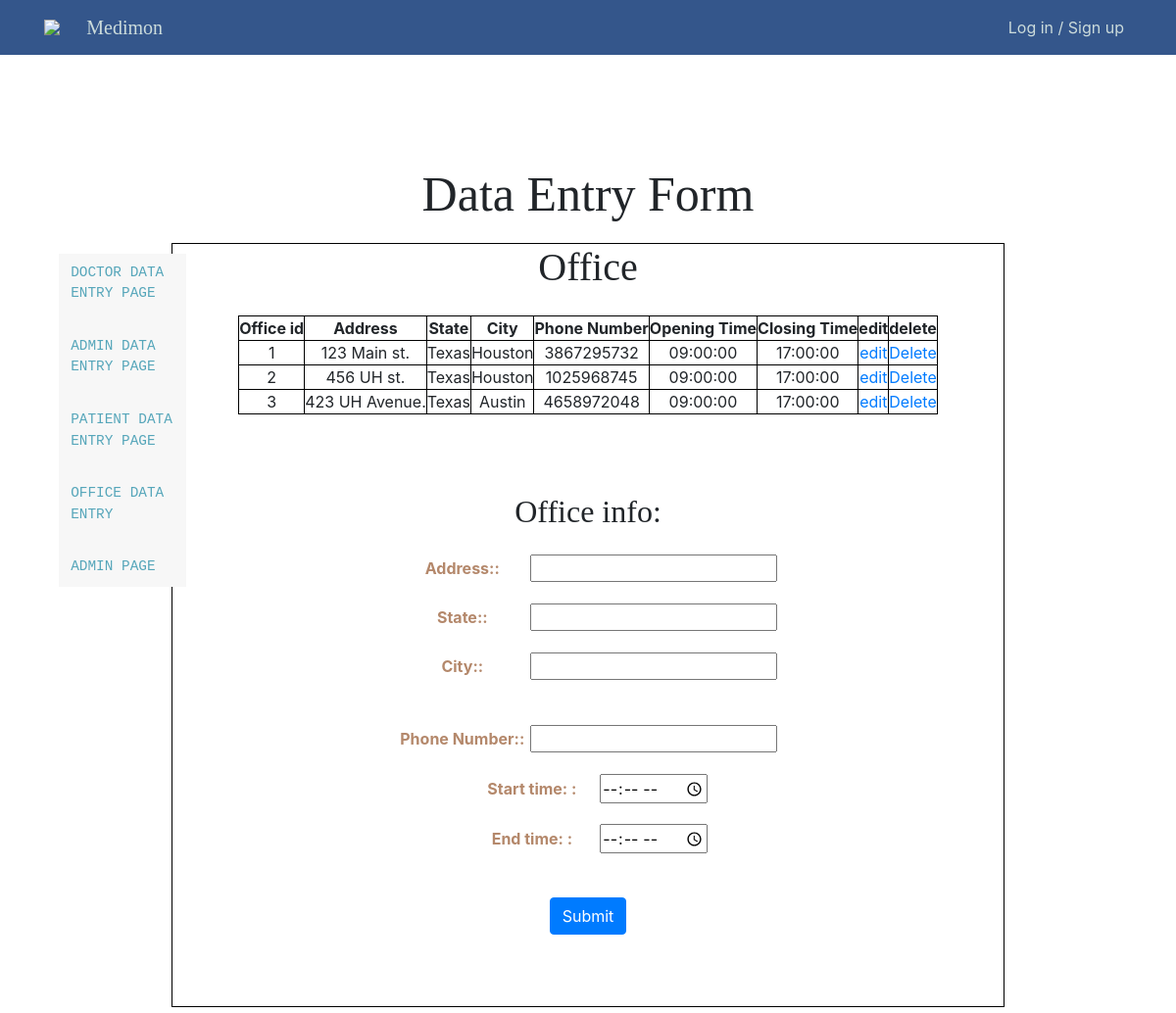
Page /adminPages/officeDataEntry.php on the committed database.
### tables this page shows
CREATE TABLE OFFICE (
    Office_id    INT AUTO_INCREMENT,
    Address      VARCHAR(30),
    City         VARCHAR(15),
    State        VARCHAR(15),
    Phone_number CHAR(10) UNIQUE,
    Open_time    TIME NOT NULL,
    Close_time   TIME NOT NULL,
    PRIMARY KEY  (Office_id)
);

### adminPages/officeDataEntry.php (the view, shortened to what this page needs)
<?php
require_once "../php/config.php";
$sql = "SELECT * FROM OFFICE";
$result = mysqli_query($db, $sql);
$OtableResult = "";
if ($result->num_rows > 0) {
  while($row = $result-> fetch_assoc()) {
    $OtableResult .= "<tr>" . "<td>" . $row["Office_id"] . "</td><td>" .  $row["Address"]. "</td><td>" . $row["State"] . "</td><td>"
                    . $row["City"] . "</td><td>" . $row["Phone_number"] . "</td>" . "</td><td>" . $row["Open_time"] . "</td>"
                    . "</td><td>" . $row["Close_time"] . "</td>" .
                     "</td><td> <a href='../adminPages/editOffice.php?update_Oid=" . $row["Office_id"]  . "'>edit</a> </td>"
                     . "</td><td> <a href='../adminPages/officeDataEntry.php?delete_Oid=" .
                     $row["Office_id"] . "'>Delete</a> </td>"  . "<tr>";
  }
}
?>
<!doctype html>
<html lang="en">
<head>
  <link rel="stylesheet" href="../css/style.css">
  <link rel="stylesheet" href="https://stackpath.bootstrapcdn.com/bootstrap/4.3.1/css/bootstrap.min.css"
>
</head>
<body>
<nav class="floating-menu">
    <a href="doctorDataEntry.php">
        <div>
            Doctor Data Entry Page
        </div>
    </a>
    <br>
    <a href="adminDataEntry.php">
        <div>
            Admin Data Entry Page
        </div>
    </a>
    <br>
    <a href="patientDataEntry.php">
        <div>
            Patient Data Entry Page
        </div>
    </a>
    <br>
        <a href="officeDataEntry.php">
            <div>
                Office Data Entry
            </div>
        </a>
        <br>
        <a href="adminPage.php">
            <div>
                Admin Page
            </div>
        </a>
</nav>
<?php include_once("../php/header.php"); ?>
  <section>
    <br><br>
    <h1 class="text-center" id="data-entry-header">Data Entry Form</h1>
  </section>
<section id="dataEntry">
<form action="" method="POST">
              <h1>Office</h1>
              <table  class = "center">
              <thead class="thead">
                <tr>
                  <th>Office id</th>
                  <th>Address</th>
                  <th>State</th>
                  <th>City</th>
                  <th>Phone Number</th>
                   <th>Opening Time</th>
                    <th>Closing Time</th>
                  <th>edit</th>
                  <th>delete</th>
                </tr>
                <?php echo $OtableResult;?>
              </thead>
            </table>
              <fieldset id="ct1">
              <h2> Office info:  </h2>
              <p>
              <label for="OAddress">Address:</label>
              <input type="text" id="OAddress" name="OAddress" maxlength="20" required>
</p>
<p>
              <label for="OState">State:</label>
              <input type="text" id="OState" name="OState" maxlength="15" required>
</p>
<p>
              <label for="OCity">City:</label>
              <input type="text" id="OCity" name="OCity" maxlength="15" required>
</p>
              <br>
              <p>
              <label for="OPhone_num">Phone Number:</label>
              <input type="text" id="OPhone_num" name="OPhone_num" maxlength="10" required>
</p>
<p>
              <label for="startTime">Start time: </label>
              <input type="time" id="startTime" name= "startTime" required>
</p>
<p>
              <label for="endTime">End time: </label>
              <input type="time" id="endTime" name= "endTime" required>
</p>
              <br>
              <button type="submit" class="btn btn-primary" name="SubmitO" id="SubmitO">Submit</button>
              </form>
</section>
</body>
</html>

### css/style.css (style rules this page uses)
html { height: 100%; }
body { margin: 0; height: 100%; background: #abadaf; font-family: Dotum,'돋움',Helvetica,sans-serif; }
input { font-family: Dotum,'돋움',Helvetica,sans-serif; }
* { padding: 0px; margin: 0px; box-sizing: border-box; }
table { width: 600px; }
#dataEntry { width: 850px; background-size: cover; position: relative; margin-top: 100px; height: 780px; text-align: center; margin: 0 auto; margin-bottom: 400px; }
#data-entry-header { margin-top: 10%; margin-bottom: 20px; font-family:Cambria, Cochin, Georgia, Times, 'Times New Roman', serif; font: bold; font-size: 50px; }
.floating-menu { top:25%; left:5%; font-family: sans-serif; background: rgb(247, 247, 247); padding: 5px;; width: 130px; z-index: 100; position: fixed; font-family: "Lucida Console", "Courier New", monospace; }
.floating-menu a, .floating-menu h3 { font-size: 0.9em; display: block; margin: 0 0.5em; color: white; font-family: "Lucida Console", "Courier New", monospace; }
.floating-menu { display: flex; flex-direction: column; align-items: start; list-style-type: none; font-family: "Lucida Console", "Courier New", monospace; }
.floating-menu a { position: relative; display: block; padding: 4px 0; font-family: Lato, sans-serif; color: #56a6ba; text-decoration: none; text-transform: uppercase; transition: 0.5s; font-family: "Lucida Console", "Courier New", monospace; }
.floating-menu ::after { position: absolute; content: ""; top: 100%; left: 0; width: 100%; height: 3px; background: #3498db; transform: scaleX(0); transform-origin: right; transition: transform 0.5s; font-family: "Lucida Console", "Courier New", monospace; }

### adminPages/officeDataEntry.php (style rules this page uses)
#dataEntry { border: 1px solid black; }
table { width:auto; height:auto; }
table, th, td { border: 1px solid black; border-collapse: collapse; }
table.center { margin-left: auto; margin-right: auto; }
label { color: #B4886B; font-weight: bold; width: 130px; }
label:after { content: ": " }
h1 { font-family:Cambria, Cochin, Georgia, Times, 'Times New Roman', serif; margin-bottom: 25px; }
h2 { font-family:Cambria, Cochin, Georgia, Times, 'Times New Roman', serif; margin-bottom: 25px; }
fieldset { margin-top: 80px; }

### rows in the picture
office: Office_id "1", Address "123 Main st.", State "Texas", City "Houston", Phone_number "3867295732", Open_time "09:00:00", Close_time "17:00:00"
office: Office_id "2", Address "456 UH st.", State "Texas", City "Houston", Phone_number "1025968745", Open_time "09:00:00", Close_time "17:00:00"
office: Office_id "3", Address "423 UH Avenue.", State "Texas", City "Austin", Phone_number "4658972048", Open_time "09:00:00", Close_time "17:00:00"
